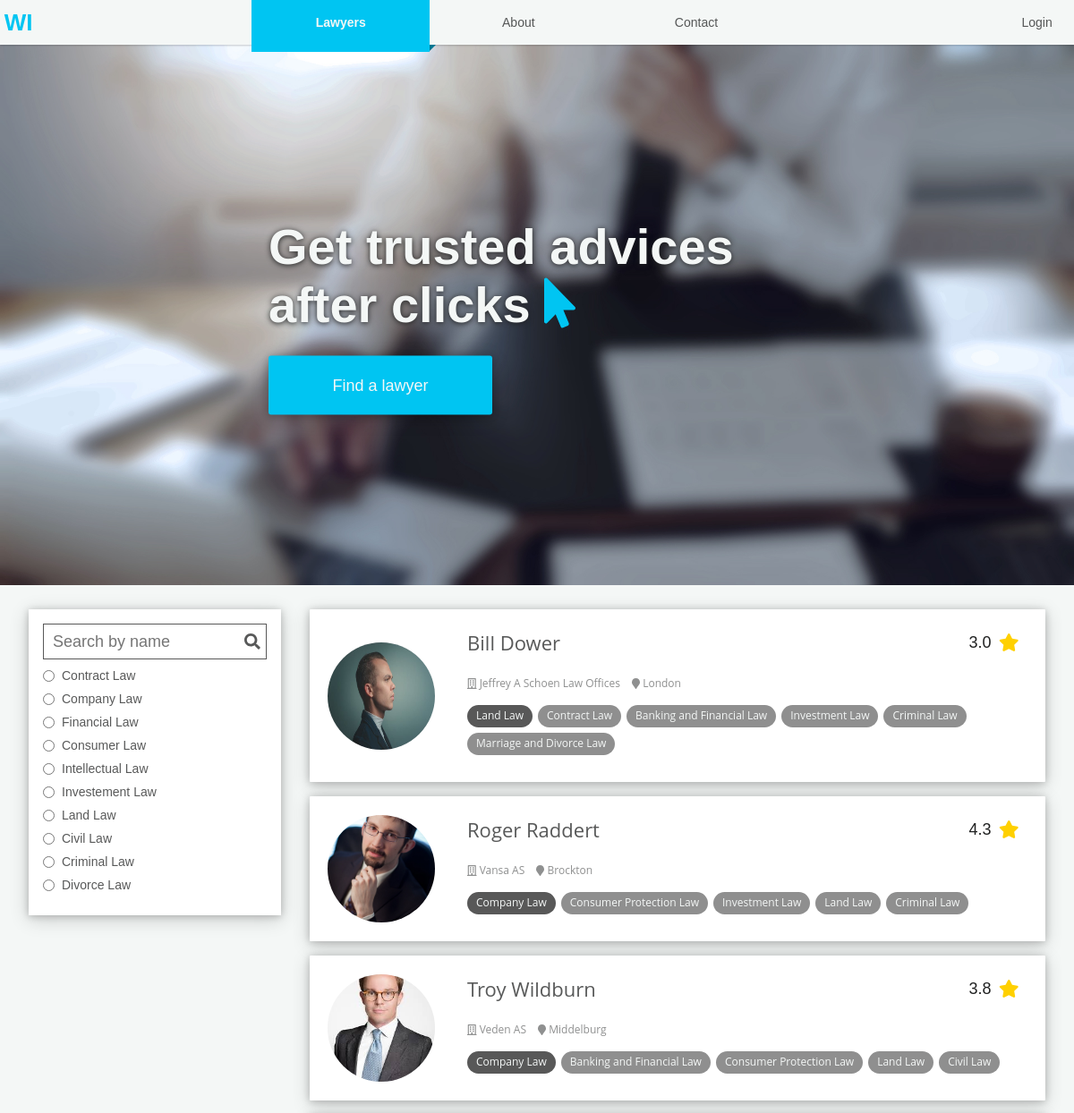
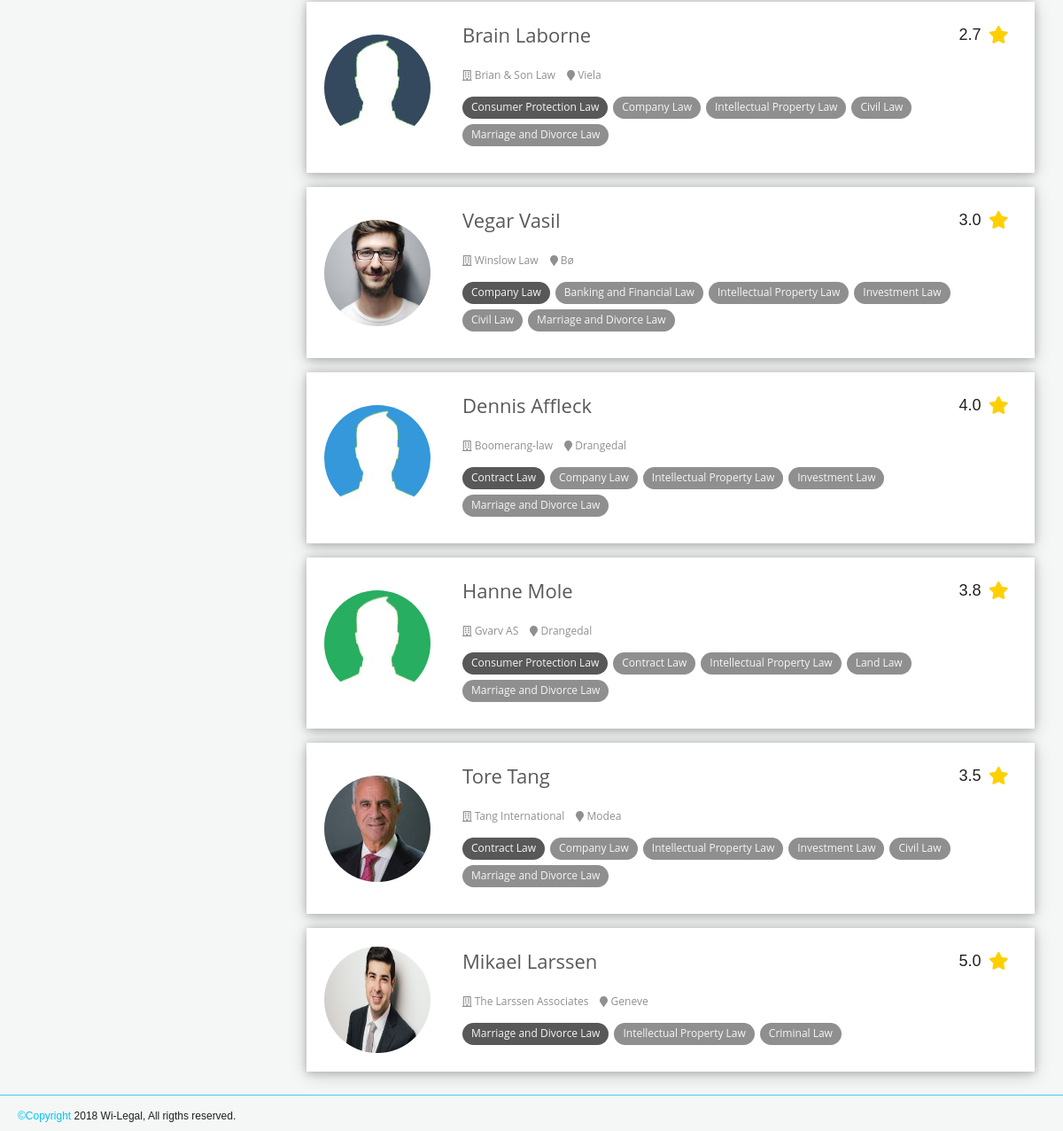
The page / on the database its author committed (2 pictures, top to bottom).
### tables this page shows
CREATE TABLE IF NOT EXISTS `lawyerusers` (
  `lsp_id` int(11) NOT NULL AUTO_INCREMENT,
  `first_name` varchar(25) NOT NULL,
  `last_name` varchar(25) NOT NULL,
  `username` varchar(100) NOT NULL,
  `email` varchar(100) NOT NULL,
  `password` varchar(255) NOT NULL,
  `city` varchar(100) NOT NULL,
  `signup_date` date NOT NULL,
  `profile_picture` varchar(255) NOT NULL,
  `id_confirm` varchar(100) NOT NULL,
  `certification` varchar(100) NOT NULL,
  `phone_number` int(11) NOT NULL,
  `lsp_firm` varchar(100) DEFAULT NULL,
  `mainfield` varchar(25) NOT NULL,
  `payment` varchar(100) NOT NULL,
  `usertype` int(11) NOT NULL,
  PRIMARY KEY (`lsp_id`)
);

CREATE TABLE IF NOT EXISTS `fieldnames` (
  `field_number` tinyint(2) NOT NULL,
  `field_name` varchar(25) NOT NULL
);

### src/model/form_handlers/userlist_handler.php (called while the page is built)
<?php
if (isset($_POST['search_button'])) {
	$searchbox = $_POST['search'];
	$sql = "SELECT * FROM lawyerusers WHERE first_name like '%$searchbox%' OR last_name like '%$searchbox%'";
	$queryLu = mysqli_query($con, $sql);
	if (isset($_POST['field'])) {
		$field = $_POST['field'];
		if ($field == 1) {
			$sql = "SELECT * FROM lawyerusers INNER JOIN mainfields ON lawyerusers.lsp_id = mainfields.lsp_id WHERE (first_name like '%$searchbox%' OR last_name like '%$searchbox%') AND (contractlaw = '1' OR mainfield = 'Contract Law')";
			$queryLu = mysqli_query($con, $sql);
		} elseif ($field == 2) {
			$sql = "SELECT * FROM lawyerusers INNER JOIN mainfields ON lawyerusers.lsp_id = mainfields.lsp_id WHERE (first_name like '%$searchbox%' OR last_name like '%$searchbox%') AND (companylaw = '2' OR mainfield = 'Company Law')";
			$queryLu = mysqli_query($con, $sql);
		} elseif ($field == 3) {
			$sql = "SELECT * FROM lawyerusers INNER JOIN mainfields ON lawyerusers.lsp_id = mainfields.lsp_id WHERE (first_name like '%$searchbox%' OR last_name like '%$searchbox%') AND (financiallaw = '3' OR mainfield = 'Banking and Financial Law')";
			$queryLu = mysqli_query($con, $sql);
		} elseif ($field == 4) {
			$sql = "SELECT * FROM lawyerusers INNER JOIN mainfields ON lawyerusers.lsp_id = mainfields.lsp_id WHERE (first_name like '%$searchbox%' OR last_name like '%$searchbox%') AND (consumerlaw = '4' OR mainfield = 'Consumer Protection Law')";
			$queryLu = mysqli_query($con, $sql);
		} elseif ($field == 5) {
			$sql = "SELECT * FROM lawyerusers INNER JOIN mainfields ON lawyerusers.lsp_id = mainfields.lsp_id WHERE (first_name like '%$searchbox%' OR last_name like '%$searchbox%') AND (intellectuallaw = '5' OR mainfield = 'Intellectual Property Law')";
			$queryLu = mysqli_query($con, $sql);
		} elseif ($field == 6) {
			$sql = "SELECT * FROM lawyerusers INNER JOIN mainfields ON lawyerusers.lsp_id = mainfields.lsp_id WHERE (first_name like '%$searchbox%' OR last_name like '%$searchbox%') AND (investementlaw = '6' OR mainfield = 'Investement Law')";
			$queryLu = mysqli_query($con, $sql);
		} elseif ($field == 7) {
			$sql = "SELECT * FROM lawyerusers INNER JOIN mainfields ON lawyerusers.lsp_id = mainfields.lsp_id WHERE (first_name like '%$searchbox%' OR last_name like '%$searchbox%') AND (landlaw = '7' OR mainfield = 'Land Law')";
			$queryLu = mysqli_query($con, $sql);
		} elseif ($field == 8) {
			$sql = "SELECT * FROM lawyerusers INNER JOIN mainfields ON lawyerusers.lsp_id = mainfields.lsp_id WHERE (first_name like '%$searchbox%' OR last_name like '%$searchbox%') AND (civillaw = '8' OR mainfield = 'Civil Law')";
			$queryLu = mysqli_query($con, $sql);
		} elseif ($field == 9) {
			$sql = "SELECT * FROM lawyerusers INNER JOIN mainfields ON lawyerusers.lsp_id = mainfields.lsp_id WHERE (first_name like '%$searchbox%' OR last_name like '%$searchbox%') AND (criminallaw = '9' OR mainfield = 'Criminal Law')";
			$queryLu = mysqli_query($con, $sql);
		} elseif ($field == 10) {
			$sql = "SELECT * FROM lawyerusers INNER JOIN mainfields ON lawyerusers.lsp_id = mainfields.lsp_id WHERE (first_name like '%$searchbox%' OR last_name like '%$searchbox%') AND (divorcelaw = '10' OR mainfield = 'Marriage and Divorce Law')";
			$queryLu = mysqli_query($con, $sql);
		} else {
		}
	}
} else {
	$sql = "SELECT * FROM lawyerusers";
	$queryLu = mysqli_query($con, $sql);
}
?>

### src/model/form_handlers/rating_handler.php (called while the page is built, shortened)
<?php
$rating_details = mysqli_query($con, "SELECT COUNT(*) FROM ratings WHERE lsp_id='$lsp_id'");
$ratings_info = mysqli_fetch_array($rating_details);
$reviews = $ratings_info[0];
$sumofscore = mysqli_query($con, "SELECT SUM(score) FROM ratings WHERE lsp_id='$lsp_id'");
$scoresum = mysqli_fetch_array($sumofscore);
?>

### public/index.php (the view, shortened to what this page needs)
<?Php
require '../config/config.php';
include '../src/model/userinfo_handler/userinfo_handler.php';
include '../src/model/form_handlers/userlist_handler.php';
?>
<!DOCTYPE html>
<html lang="en" dir="ltr" >
<?php $page_title = 'Lawyers';include "../src/utils/template/components/head.php";?>
<body>
	<?php $current_page = 'list'; include '../src/utils/template/components/header.php'; ?>
	<main class="small-marg-bot">
		<div class="">
			<div class="hero med-marg-bot">
				<img src="img/placeholders/placeholder_large_blurry.jpg" alt="Test" class="full-w pc-show">
				<div class="cta center-abs pc-show">
					<p class="big-txt white-txt med-marg-bot">Get trusted advices after clicks <i class="fas fa-mouse-pointer blue-txt"></i></p>
				<div class="input-wrapper-split">
					<a href="#list" type="submit" class="cta-button center-text card bread-txt">Find a lawyer</a>
				</div>
				</div>
			</div>
			<div class="lawyer-listing container center-marg">
				<div id="list"></div>
				<div class="search container med-marg-bot">
					<form action="index.php" class="full-w full-h card" method="POST">
						<div class="search-input full-w small-marg-bot">
							<input type="text" name="search" class="bread-txt faded-black-txt" placeholder="Search by name">
							<button id="search-button" type="submit" name="search_button" class="faded-black-txt"><i class="fas fa-search fa-lg"></i>
							</div>
							<div class="search-options">
								<div class="full-w faded-black-txt small-marg-bot"><input type="radio" name="field" value="1"><span class="nav-txt">Contract Law</span></div>
								<div class="full-w faded-black-txt small-marg-bot"><input type="radio" name="field" value="2"><span class="nav-txt">Company Law</span></div>
								<div class="full-w faded-black-txt small-marg-bot"><input type="radio" name="field" value="3"><span class="nav-txt">Financial Law</span></div>
								<div class="full-w faded-black-txt small-marg-bot"><input type="radio" name="field" value="4"><span class="nav-txt">Consumer Law</span></div>
								<div class="full-w faded-black-txt small-marg-bot"><input type="radio" name="field" value="5"><span class="nav-txt">Intellectual Law</span></div>
								<div class="full-w faded-black-txt small-marg-bot"><input type="radio" name="field" value="6"><span class="nav-txt">Investement Law</span></div>
								<div class="full-w faded-black-txt small-marg-bot"><input type="radio" name="field" value="7"><span class="nav-txt">Land Law</span></div>
								<div class="full-w faded-black-txt small-marg-bot"><input type="radio" name="field" value="8"><span class="nav-txt">Civil Law</span></div>
								<div class="full-w faded-black-txt small-marg-bot"><input type="radio" name="field" value="9"><span class="nav-txt">Criminal Law</span></div>
								<div class="full-w faded-black-txt small-marg-bot"><input type="radio" name="field" value="10"><span class="nav-txt">Divorce Law</span></div>
							</div>
						</form>
					</div>
					<div class="list container">
						<?php
						if (mysqli_num_rows($queryLu) > 0) {
							while($row = mysqli_fetch_assoc($queryLu)) {
								$first_name = $row["first_name"];
								$last_name = $row["last_name"];
								$username = $row["username"];
								$lsp_id = $row["lsp_id"];
								$profile_pic = $row["profile_picture"];
								$city = $row["city"];
								$firm = $row["lsp_firm"];
								$mainfield = $row["mainfield"];
								include '../src/model/form_handlers/rating_handler.php';
								?>
								<div class="list-item card margin-bottom full-w">
									<a href="<?php echo $username; ?>" class="list-item-avatar center-flex">
										<div class=".img-cutter">
											<img src="<?php echo $profile_pic; ?>" alt="#">
										</div>
									</a>
									<div class="list-item-main full-w">
										<div class="title-row margin-bottom">
											<a href="<?php echo $username; ?>" class="lsp-name"><?php echo $first_name . " " . $last_name  ?></a>
											<?php if ($reviews > 0) { ?>
											<div class="profile-rating tablet-show">
												<div class="center-flex">
													<span class="bread-txt black-txt"><?php echo number_format($scoresum[0]/$reviews, 1); ?></span><i class="fas fa-star fa-2x"></i>
												</div>
											</div>
											<?php } ?>
										</div>
										<div class="info-row margin-bottom">
											<span>
												<?php 	if ($firm != NULL) { echo '<i class="far fa-building"></i>' . " " . $firm;}
												else { echo '<i class="fas fa-street-view"></i>' . " " . "Freelance"; } ?>
											</span>
											<span><i class="fas fa-map-marker"></i> <?php echo $city ?></span>
										</div>
										<?php
										$sqlMf = "SELECT * FROM mainfields WHERE lsp_id='$lsp_id'";
										$queryMf = mysqli_query($con, $sqlMf);
										$rowMf = mysqli_fetch_row($queryMf);
										?>
										<div class="field-row small-margin-bottom">
											<?php
											echo '<span class="tag inactive-tag">' . $mainfield . '</span>';
											for ($var = 1 ; $var <= 10; $var++) {
												if (in_array($var, $rowMf)) {
													$sql = "SELECT field_name FROM fieldnames WHERE field_number='$var'";
													$queryFn = mysqli_query($con, $sql);
													$name = mysqli_fetch_assoc($queryFn);
													$fieldName = $name["field_name"];
													if ($fieldName != $mainfield) {
														echo '<span class="tag inactive-tag">' . $fieldName . '</span>';
													}
												}
											}?>
										</div>
									</div>
								</div>
								<?php }
							} ?>
						</div>
					</div>
				</div>
			</main>
			<?php include '../src/utils/template/components/footer.php';?>
		</body>
		</html>

### src/utils/template/components/head.php (shortened to what this page needs)
<link rel="stylesheet" type="text/css" href="css/style.css">

### src/utils/template/components/header.php (shortened to what this page needs)
<header>
	<a href="index.php" class=" logo-container center-flex">
		<h1 class="full-w full-h center-flex"><span class="blue-txt">WI</span></h1>
	</a>
	<nav class="full-h full-w">
		<a href="index.php" class="nav-item full-w full-h center-flex
		<?php if ($current_page == 'list') {echo active;} ?>">
			<span class="pc-show nav-txt">Lawyers</span>
		</a>
		<a href="about.php" class="nav-item full-w full-h center-flex
		<?php if ($current_page == 'about') {echo active;} ?>">
			<span class="pc-show nav-txt">About</span>
		</a>
		<a href="contact.php" class="nav-item full-w full-h center-flex
		<?php if ($current_page == 'contact') {echo active;} ?>">
			<span class="pc-show nav-txt">Contact</span>
		</a>
	</nav>
	<?php if (isset($user)) { ?>
	<a href="userprofile.php" class="login-container">
		<div class="full-w full-h center-flex
		<?php if ($current_page == 'userprofile') {echo active;} ?>">
			<span class="pc-show nav-txt">Profile</span>
			<img src="<?php echo $profile_pic; ?>" class="pc-hide half-w" style="border-radius: 50%; margin: 0 16px 0 8px;">
		</div>
	</a>
	<?php } else { ?>
	<div href="#" class="login-container">
		<div class="full-w full-h center-flex">
			<span class="pc-show nav-txt">Login</span>
		</div>
	</div>
	<?php } ?>
	</header>

### src/utils/template/components/footer.php
<footer class="full-w">
	<div class="copyright">
		<div class="note-txt black-txt">
			<a href="#" class="blue-txt">&copy;Copyright</a>  <?php   $fromYear = 2018;    $thisYear = (int)date('Y');    echo $fromYear . (($fromYear != $thisYear) ? '-' . $thisYear : '');?> Wi-Legal, All rigths reserved.
		</div>
	</div>
</footer>

### rows shown on the page
lawyerusers: profile_picture (picture), first_name "Bill", last_name "Dower", reviews "3.0", lsp_firm "Jeffrey A Schoen Law Offices", city "London", mainfield "Land Law"
fieldnames: field_name "Contract Law"
fieldnames: field_name "Banking and Financial Law"
fieldnames: field_name "Investment Law"
fieldnames: field_name "Criminal Law"
fieldnames: field_name "Marriage and Divorce Law"
lawyerusers: profile_picture (picture), first_name "Roger", last_name "Raddert", reviews "4.3", lsp_firm "Vansa AS", city "Brockton", mainfield "Company Law"
fieldnames: field_name "Consumer Protection Law"
fieldnames: field_name "Land Law"
lawyerusers: profile_picture (picture), first_name "Troy", last_name "Wildburn", reviews "3.8", lsp_firm "Veden AS", city "Middelburg", mainfield "Company Law"
fieldnames: field_name "Civil Law"
lawyerusers: profile_picture (picture), first_name "Brain", last_name "Laborne", reviews "2.7", lsp_firm "Brian & Son Law", city "Viela", mainfield "Consumer Protection Law"
fieldnames: field_name "Company Law"
fieldnames: field_name "Intellectual Property Law"
lawyerusers: profile_picture (picture), first_name "Vegar", last_name "Vasil", reviews "3.0", lsp_firm "Winslow Law", city "Bø", mainfield "Company Law"
lawyerusers: profile_picture (picture), first_name "Dennis", last_name "Affleck", reviews "4.0", lsp_firm "Boomerang-law", city "Drangedal", mainfield "Contract Law"
lawyerusers: profile_picture (picture), first_name "Hanne", last_name "Mole", reviews "3.8", lsp_firm "Gvarv AS", city "Drangedal", mainfield "Consumer Protection Law"
lawyerusers: profile_picture (picture), first_name "Tore", last_name "Tang", reviews "3.5", lsp_firm "Tang International", city "Modea", mainfield "Contract Law"
lawyerusers: profile_picture (picture), first_name "Mikael", last_name "Larssen", reviews "5.0", lsp_firm "The Larssen Associates", city "Geneve", mainfield "Marriage and Divorce Law"

### other values the page prints
$fromYear "2018"
